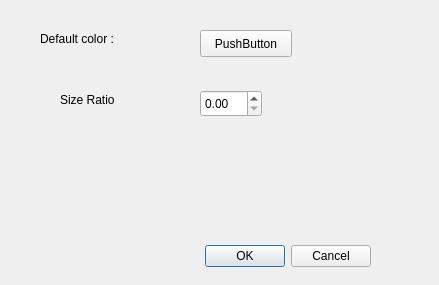
<?xml version="1.0" encoding="UTF-8"?>
<ui version="4.0">
 <class>OSDProfilDialog</class>
 <widget class="QDialog" name="OSDProfilDialog">
  <property name="geometry">
   <rect>
    <x>0</x>
    <y>0</y>
    <width>439</width>
    <height>285</height>
   </rect>
  </property>
  <property name="windowTitle">
   <string>Dialog</string>
  </property>
  <widget class="QDialogButtonBox" name="buttonBox">
   <property name="geometry">
    <rect>
     <x>30</x>
     <y>240</y>
     <width>341</width>
     <height>32</height>
    </rect>
   </property>
   <property name="orientation">
    <enum>Qt::Horizontal</enum>
   </property>
   <property name="standardButtons">
    <set>QDialogButtonBox::Cancel|QDialogButtonBox::Ok</set>
   </property>
  </widget>
  <widget class="QLabel" name="label">
   <property name="geometry">
    <rect>
     <x>40</x>
     <y>30</y>
     <width>101</width>
     <height>17</height>
    </rect>
   </property>
   <property name="text">
    <string>Default color :</string>
   </property>
  </widget>
  <widget class="QPushButton" name="colorChooserButton">
   <property name="geometry">
    <rect>
     <x>200</x>
     <y>30</y>
     <width>92</width>
     <height>27</height>
    </rect>
   </property>
   <property name="text">
    <string>PushButton</string>
   </property>
  </widget>
  <widget class="QDoubleSpinBox" name="ratioDoubleSpinBox">
   <property name="geometry">
    <rect>
     <x>200</x>
     <y>90</y>
     <width>62</width>
     <height>27</height>
    </rect>
   </property>
  </widget>
  <widget class="QLabel" name="label_2">
   <property name="geometry">
    <rect>
     <x>60</x>
     <y>90</y>
     <width>81</width>
     <height>20</height>
    </rect>
   </property>
   <property name="text">
    <string>Size Ratio</string>
   </property>
  </widget>
 </widget>
 <resources/>
 <connections>
  <connection>
   <sender>buttonBox</sender>
   <signal>accepted()</signal>
   <receiver>OSDProfilDialog</receiver>
   <slot>accept()</slot>
   <hints>
    <hint type="sourcelabel">
     <x>248</x>
     <y>254</y>
    </hint>
    <hint type="destinationlabel">
     <x>157</x>
     <y>274</y>
    </hint>
   </hints>
  </connection>
  <connection>
   <sender>buttonBox</sender>
   <signal>rejected()</signal>
   <receiver>OSDProfilDialog</receiver>
   <slot>reject()</slot>
   <hints>
    <hint type="sourcelabel">
     <x>316</x>
     <y>260</y>
    </hint>
    <hint type="destinationlabel">
     <x>286</x>
     <y>274</y>
    </hint>
   </hints>
  </connection>
 </connections>
</ui>
